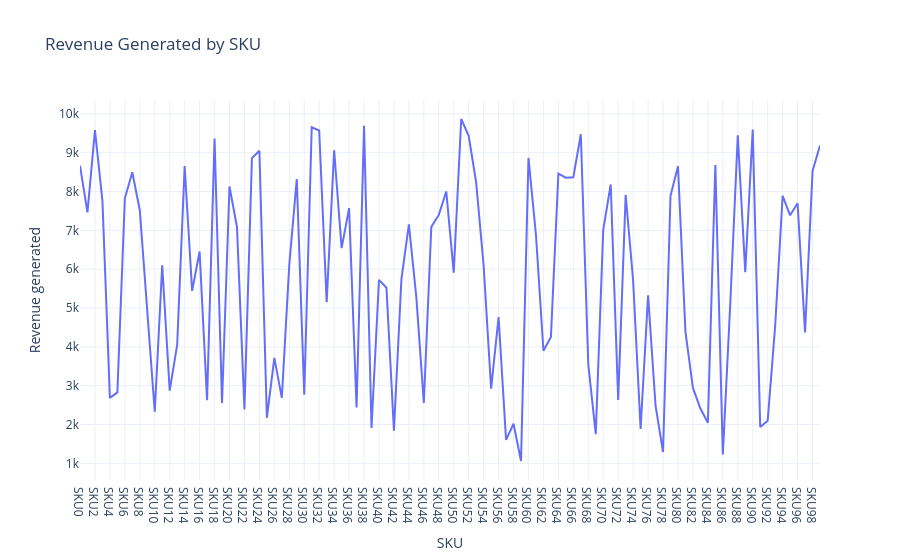

The code cell stored with this chart in its notebook:
### Markdown cell above
## Revenue generated by SKU

### Code cell
revenue_chart = px.line(data, x='SKU', 
                        y='Revenue generated', 
                        title='Revenue Generated by SKU')
revenue_chart.show()

### Figure 1 — Plotly figure (JSON) as saved in the notebook; plotly's stock layout.template omitted (floating-point values rounded to 4 significant figures)
{"data": [{"hovertemplate": "SKU=%{x}<br>Revenue generated=%{y}<extra></extra>", "legendgroup": "", "line": {"color": "#636efa", "dash": "solid"}, "marker": {"symbol": "circle"}, "mode": "lines", "name": "", "orientation": "v", "showlegend": false, "type": "scatter", "x": ["SKU0", "SKU1", "SKU2", "SKU3", "SKU4", "SKU5", "SKU6", "SKU7", "SKU8", "SKU9", "SKU10", "SKU11", "SKU12", "SKU13", "SKU14", "SKU15", "SKU16", "SKU17", "SKU18", "SKU19", "SKU20", "SKU21", "SKU22", "SKU23", "SKU24", "SKU25", "SKU26", "SKU27", "SKU28", "SKU29", "SKU30", "SKU31", "SKU32", "SKU33", "SKU34", "SKU35", "SKU36", "SKU37", "SKU38", "SKU39", "SKU40", "SKU41", "SKU42", "SKU43", "SKU44", "SKU45", "SKU46", "SKU47", "SKU48", "SKU49", "SKU50", "SKU51", "SKU52", "SKU53", "SKU54", "SKU55", "SKU56", "SKU57", "SKU58", "SKU59", "SKU60", "SKU61", "SKU62", "SKU63", "SKU64", "SKU65", "SKU66", "SKU67", "SKU68", "SKU69", "SKU70", "SKU71", "SKU72", "SKU73", "SKU74", "SKU75", "SKU76", "SKU77", "SKU78", "SKU79", "SKU80", "SKU81", "SKU82", "SKU83", "SKU84", "SKU85", "SKU86", "SKU87", "SKU88", "SKU89", "SKU90", "SKU91", "SKU92", "SKU93", "SKU94", "SKU95", "SKU96", "SKU97", "SKU98", "SKU99"], "xaxis": "x", "y": [8662.0, 7461.0, 9578.0, 7767.0, 2687.0, 2828.0, 7823.0, 8496.0, 7517.0, 4971.0, 2331.0, 6100.0, 2874.0, 4053.0, 8654.0, 5442.0, 6454.0, 2629.0, 9365.0, 2553.0, 8128.0, 7087.0, 2391.0, 8858.0, 9049.0, 2175.0, 3716.0, 2686.0, 6117.0, 8319.0, 2766.0, 9655.0, 9572.0, 5150.0, 9062.0, 6541.0, 7573.0, 2438.0, 9692.0, 1912.0, 5725.0, 5521.0, 1840.0, 5737.0, 7152.0, 5268.0, 2557.0, 7089.0, 7397.0, 8002.0, 5911.0, 9866.0, 9436.0, 8232.0, 6088.0, 2926.0, 4767.0, 1606.0, 2021.0, 1062.0, 8864.0, 6886.0, 3900.0, 4257.0, 8459.0, 8355.0, 8368.0, 9474.0, 3550.0, 1752.0, 7015.0, 8180.0, 2633.0, 7911.0, 5710.0, 1889.0, 5328.0, 2484.0, 1292.0, 7889.0, 8652.0, 4384.0, 2943.0, 2412.0, 2048.0, 8685.0, 1230.0, 5134.0, 9445.0, 5925.0, 9593.0, 1935.0, 2100.0, 4531.0, 7888.0, 7386.0, 7698.0, 4371.0, 8526.0, 9185.0], "yaxis": "y"}], "layout": {"legend": {"tracegroupgap": 0}, "title": {"text": "Revenue Generated by SKU"}, "xaxis": {"anchor": "y", "domain": [0, 1], "title": {"text": "SKU"}}, "yaxis": {"anchor": "x", "domain": [0, 1], "title": {"text": "Revenue generated"}}}}
